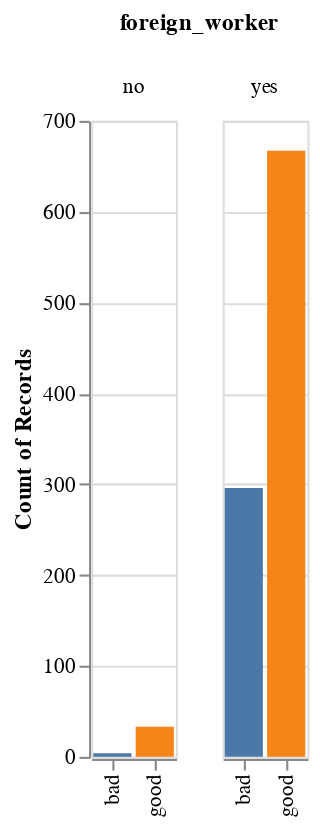

Notebook code for this chart:
### Code cell
# La variable 'foreign_worker' parece tener bastante capadidad predictiva, pero si hacemos un gráfico para sus distintos
# valores, vemos lo que pasa: es cierto que los casos que no corresponden a 'foreing_worker' son, muy mayoritariamente, de
# buen crédigo, pero es un porcentaje muy pequeño del total de casos.

alt.Chart(credit_g).mark_bar().encode(x = alt.X('class:N', title = None), 
                                         y = 'count(foreign_worker):Q', 
                                         color = alt.Color('class:N', legend = None),
                                         column = 'foreign_worker:O')

### Figure 1 — Vega-Lite specification as saved in the notebook (floating-point values rounded to 4 significant figures; data arrays with more than 128 entries replaced by an {"elided": "..."} marker saying what was removed)
{"config": {"view": {"continuousWidth": 400, "continuousHeight": 300}}, "data": {"name": "data-76c886512999857a2c6a0559faaa0c09"}, "mark": "bar", "encoding": {"color": {"type": "nominal", "field": "class", "legend": null}, "column": {"type": "ordinal", "field": "foreign_worker"}, "x": {"type": "nominal", "field": "class", "title": null}, "y": {"type": "quantitative", "aggregate": "count", "field": "foreign_worker"}}, "$schema": "https://vega.github.io/schema/vega-lite/v4.8.1.json", "datasets": {"data-76c886512999857a2c6a0559faaa0c09": {"elided": "1000 records"}}}
